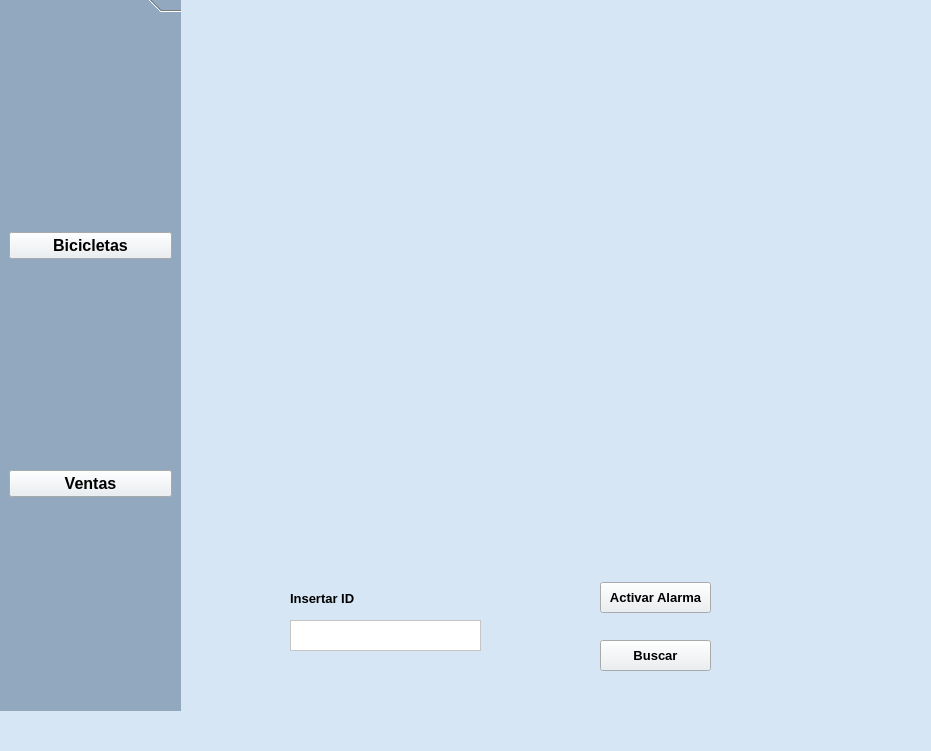
<?xml version="1.0" encoding="UTF-8"?>
<ui version="4.0">
 <class>MainWindow</class>
 <widget class="QMainWindow" name="MainWindow">
  <property name="geometry">
   <rect>
    <x>0</x>
    <y>0</y>
    <width>931</width>
    <height>751</height>
   </rect>
  </property>
  <property name="windowTitle">
   <string>MainWindow</string>
  </property>
  <property name="styleSheet">
   <string notr="true">background-color: rgb(214, 230, 245);</string>
  </property>
  <widget class="QWidget" name="centralwidget">
   <widget class="QToolBox" name="verticalToolBox">
    <property name="geometry">
     <rect>
      <x>0</x>
      <y>-10</y>
      <width>181</width>
      <height>721</height>
     </rect>
    </property>
    <property name="styleSheet">
     <string notr="true">background-color: rgb(146, 168, 191);</string>
    </property>
    <widget class="QWidget" name="verticalToolBoxPage1">
     <property name="geometry">
      <rect>
       <x>0</x>
       <y>0</y>
       <width>181</width>
       <height>694</height>
      </rect>
     </property>
     <attribute name="label">
      <string/>
     </attribute>
     <layout class="QVBoxLayout" name="verticalLayout">
      <item>
       <widget class="QPushButton" name="btnbicicletas3">
        <property name="font">
         <font>
          <pointsize>12</pointsize>
          <weight>75</weight>
          <bold>true</bold>
         </font>
        </property>
        <property name="styleSheet">
         <string notr="true">background-color: rgb(233, 238, 242);</string>
        </property>
        <property name="text">
         <string>Bicicletas</string>
        </property>
       </widget>
      </item>
      <item>
       <widget class="QPushButton" name="btnventas3">
        <property name="font">
         <font>
          <pointsize>12</pointsize>
          <weight>75</weight>
          <bold>true</bold>
         </font>
        </property>
        <property name="styleSheet">
         <string notr="true">background-color: rgb(233, 238, 242);</string>
        </property>
        <property name="text">
         <string>Ventas</string>
        </property>
       </widget>
      </item>
     </layout>
    </widget>
   </widget>
   <widget class="QLabel" name="label">
    <property name="geometry">
     <rect>
      <x>180</x>
      <y>0</y>
      <width>751</width>
      <height>521</height>
     </rect>
    </property>
    <property name="text">
     <string/>
    </property>
    <property name="pixmap">
     <pixmap>../../../Pictures/1366_2000.jpg</pixmap>
    </property>
    <property name="scaledContents">
     <bool>true</bool>
    </property>
   </widget>
   <widget class="QTextEdit" name="boxid">
    <property name="geometry">
     <rect>
      <x>290</x>
      <y>620</y>
      <width>191</width>
      <height>31</height>
     </rect>
    </property>
    <property name="styleSheet">
     <string notr="true">background-color: rgb(255, 255, 255);</string>
    </property>
   </widget>
   <widget class="QPushButton" name="btnalarma">
    <property name="geometry">
     <rect>
      <x>600</x>
      <y>582</y>
      <width>111</width>
      <height>31</height>
     </rect>
    </property>
    <property name="font">
     <font>
      <pointsize>10</pointsize>
      <weight>75</weight>
      <bold>true</bold>
     </font>
    </property>
    <property name="styleSheet">
     <string notr="true">background-color: rgb(233, 238, 242);</string>
    </property>
    <property name="text">
     <string>Activar Alarma</string>
    </property>
   </widget>
   <widget class="QPushButton" name="btnbuscar">
    <property name="geometry">
     <rect>
      <x>600</x>
      <y>640</y>
      <width>111</width>
      <height>31</height>
     </rect>
    </property>
    <property name="font">
     <font>
      <pointsize>10</pointsize>
      <weight>75</weight>
      <bold>true</bold>
     </font>
    </property>
    <property name="styleSheet">
     <string notr="true">background-color: rgb(233, 238, 242);</string>
    </property>
    <property name="text">
     <string>Buscar</string>
    </property>
   </widget>
   <widget class="QLabel" name="label_2">
    <property name="geometry">
     <rect>
      <x>290</x>
      <y>590</y>
      <width>81</width>
      <height>16</height>
     </rect>
    </property>
    <property name="font">
     <font>
      <pointsize>10</pointsize>
      <weight>75</weight>
      <bold>true</bold>
     </font>
    </property>
    <property name="text">
     <string>Insertar ID</string>
    </property>
   </widget>
   <zorder>label</zorder>
   <zorder>verticalToolBox</zorder>
   <zorder>boxid</zorder>
   <zorder>btnalarma</zorder>
   <zorder>btnbuscar</zorder>
   <zorder>label_2</zorder>
  </widget>
  <widget class="QMenuBar" name="menubar">
   <property name="geometry">
    <rect>
     <x>0</x>
     <y>0</y>
     <width>931</width>
     <height>21</height>
    </rect>
   </property>
  </widget>
  <widget class="QStatusBar" name="statusbar"/>
 </widget>
 <resources/>
 <connections/>
</ui>
